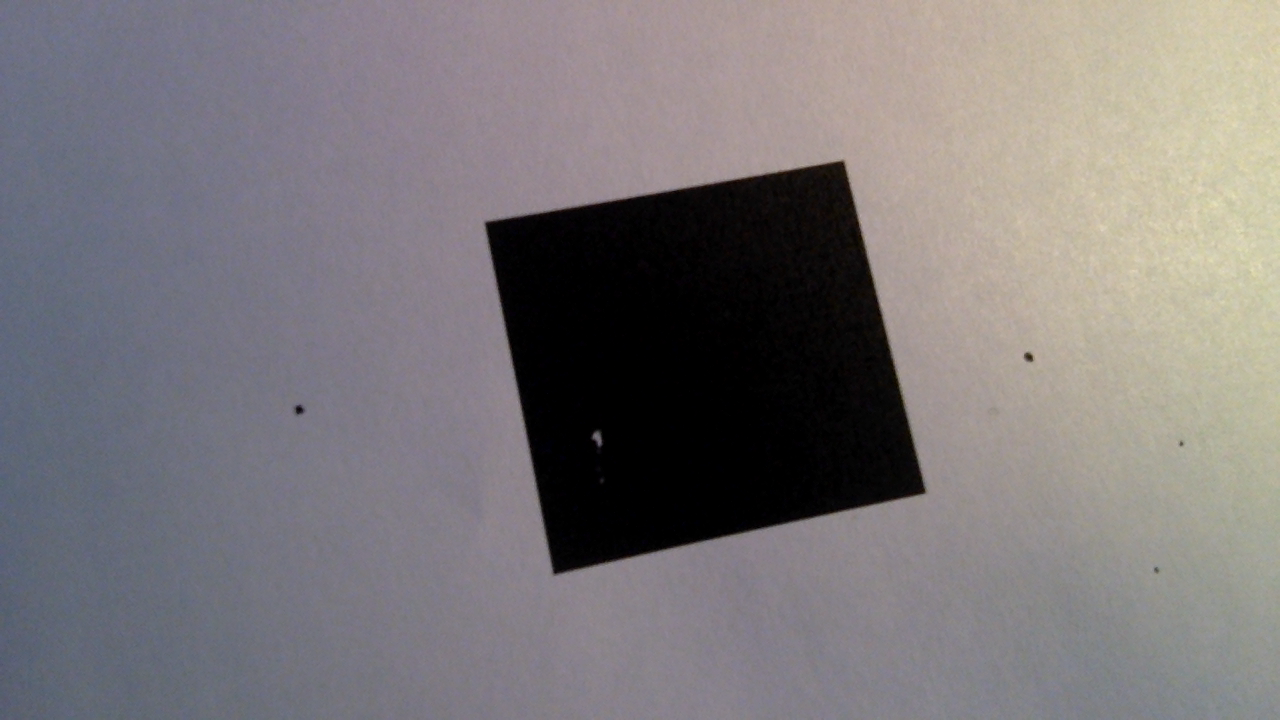
#> input picture tp2/imgs/10.png.png, 1280 x 720 px, given in place of 2.png.png, which was not available
$ python hu_generator.py   (older library calls are emulated)
#> lines starting #> are read from the running program, lines starting #| are printed output that depends on the picture; after the words box and inside, x2 and y2 are one past the last pixel; in counts of white or black regions, pixels touching at a corner belong together; pictures that were not available may be replaced by others from this repository, and a replacement may not be noted
### tp2/functions.py
import csv

import cv2 as cv


def empty(val):
    pass


# [13 lines left out: functions binary, filter_screen_contour, not called in this run]


def get_trackbar_value(trackbar_name, window_name):
    return int(cv.getTrackbarPos(trackbar_name, window_name) / 2) * 2 + 3


def denoise(frame, method, radius):
    kernel = cv.getStructuringElement(method, (radius, radius))
    opening = cv.morphologyEx(frame, cv.MORPH_OPEN, kernel)
    closing = cv.morphologyEx(opening, cv.MORPH_CLOSE, kernel)
    return closing


# [6 lines left out: function get_biggest_contour, not called in this run]


def draw_contour_train(contours_from, contours_to):
    _, contours, hierarchy = cv.findContours(contours_from, cv.RETR_TREE, cv.CHAIN_APPROX_NONE)
    if cv.contourArea(contours[1]) > 8000 and cv.contourArea(contours[0]) > 8000:
        cnt =  contours[1]
    else:
        cnt = contours[2]

    cv.drawContours(contours_to, cnt, -1, (0, 255, 0), 7)
    return cnt


# [12 lines left out: function draw_contours, not called in this run]


def return_label_number(photo_number):
    with open('./supervisión.csv') as csv_file:
        csv_reader = csv.reader(csv_file, delimiter=',')
        for row in csv_reader:
            if row[0] == photo_number:
                return row[1]


def return_label_name(label_number):
    with open('./etiquetas.csv') as csv_file:
        csv_reader = csv.reader(csv_file, delimiter=',')
        for row in csv_reader:
            if row[0] == label_number:
                return str(row[1])

### tp2/hu_generator.py
import cv2 as cv
import csv
from math import sqrt, copysign, log10

from functions import denoise,draw_contour_train, return_label_name, return_label_number
final_data = []


def generate_hu(where_to_write, min, max):
#> called with where_to_write = './descriptores.csv', min = 2, max = 46
    for i in range(min, max + 1):
        data = []
        image_path = './imgs/' + str(i) + '.png.png'
        image = cv.imread(image_path)
#> image is the input picture: shape (720, 1280, 3); mean B, G, R 121.9, 119.9, 124.4
        image_colour = cv.imread(image_path)
        gray = cv.cvtColor(image, cv.COLOR_RGB2GRAY)
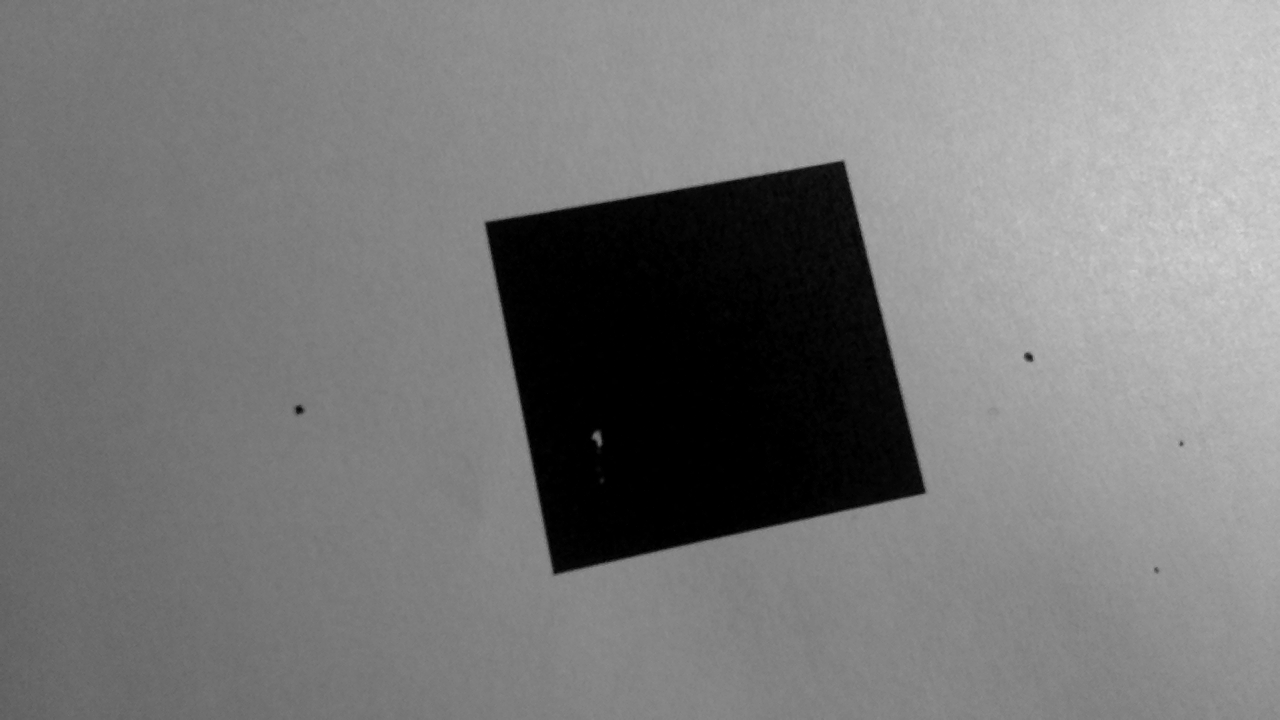
#> gray: shape (720, 1280); min 0, max 214, mean 121
        _, binary_img = cv.threshold(gray, 90, 255, cv.THRESH_BINARY)
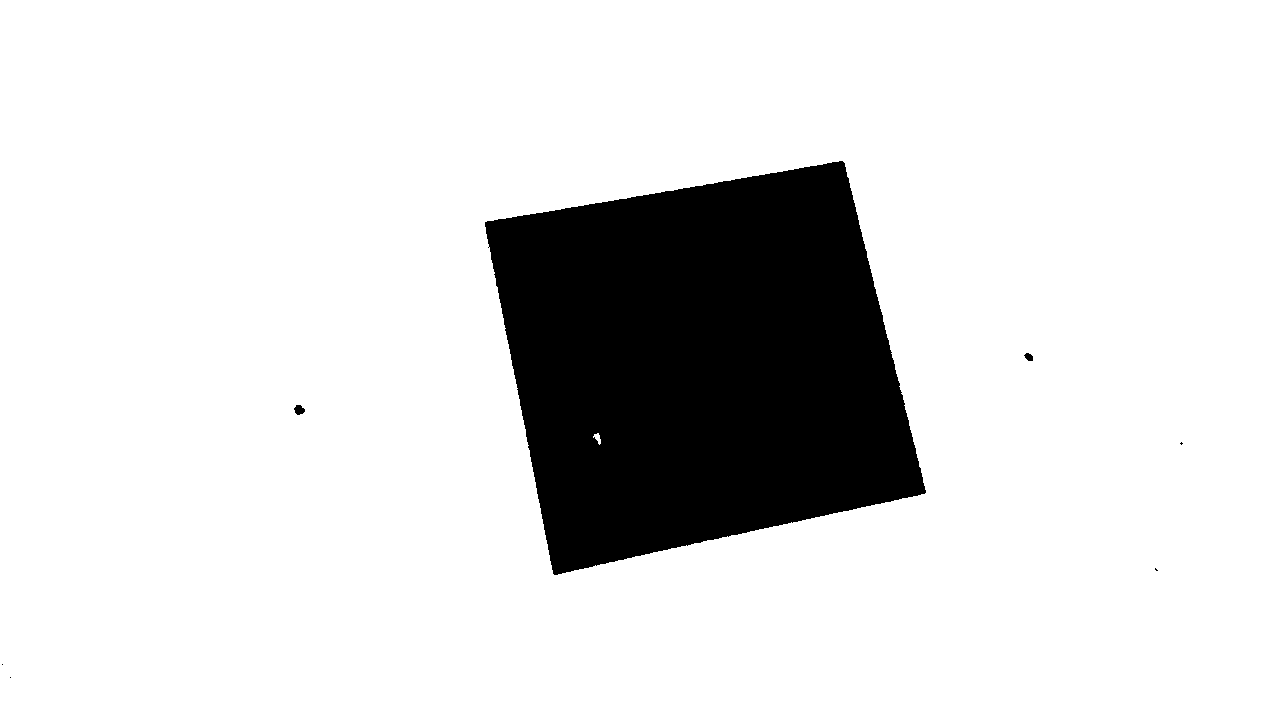
#> binary_img: shape (720, 1280); 85.8% white; 7 black regions (4 under 20 px), largest, box (x1, y1, x2, y2) and area: (485, 161, 926, 575) 130656, (294, 405, 305, 415) 78, (1024, 353, 1033, 361) 51
        denoised_img = denoise(binary_img, cv.MORPH_ELLIPSE, 20)
#> in denoise, `opening = cv.morphologyEx(frame, cv.MORPH_OPEN, kernel)`: opening: shape (720, 1280); 85.8% white; 5 black regions (2 under 20 px), largest, box (x1, y1, x2, y2) and area: (486, 162, 926, 575) 130614, (295, 406, 305, 415) 71, (1025, 354, 1034, 361) 48
#> in denoise, `closing = cv.morphologyEx(opening, cv.MORPH_CLOSE, kernel)`:
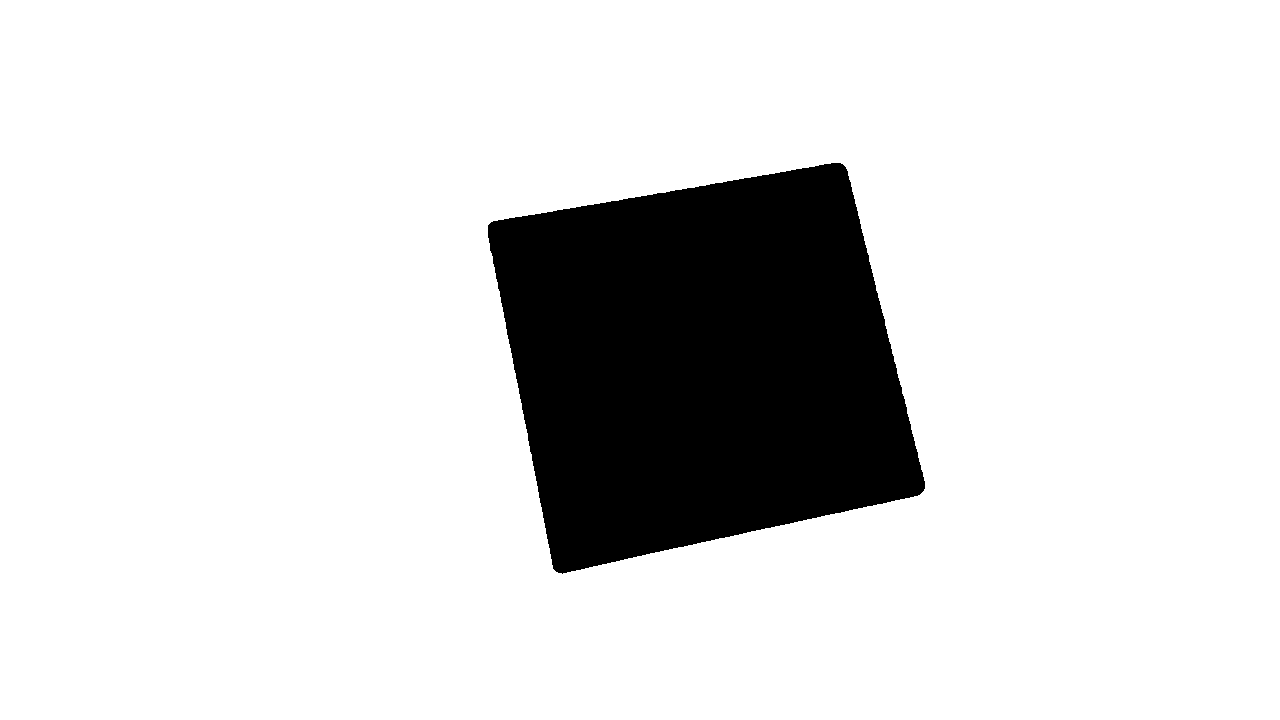
#> closing: shape (720, 1280); 85.8% white; 1 black region
        moments = cv.moments(draw_contour_train(denoised_img, image_colour))
#> in draw_contour_train, `_, contours, hierarchy = cv.findContours(contours_from, cv.RETR_TREE, ..`: contours = 2 contours; box (x1, y1, x2, y2) and area: (0, 0, 1280, 720) 919601, (487, 162, 926, 575) 131122
#> in draw_contour_train, `cnt =  contours[1]`: cnt = contour of 1397 points, box (x1, y1, x2, y2) (487, 162, 926, 575), area 131122
#> moments = moments, m00 131121.5, centre m10/m00, m01/m00 = (701.5, 364.2)
        huMoments = cv.HuMoments(moments)
#> huMoments = [0.167, 0.000126, 1.15e-05, 1.15e-07, 1.11e-13, -8.97e-10, 7.3e-14]
        data.append(str(i))
        for j in range(0, 7):
            huMoments[j] = -1 * copysign(1.0, huMoments[j]) * log10(abs(huMoments[j]))
            data.append(huMoments[j][0])
#> after the loop, data = ['2', 0.777, 3.9, 4.94, 6.94, 12.95, -9.05, 13.14]; huMoments = [0.777, 3.9, 4.94, 6.94, 12.95, -9.05, 13.14]
        final_data.append(data)
        label = return_label_name(return_label_number(str(i)))
#> (reads tp2/supervisión.csv from the repository)
#> (reads tp2/etiquetas.csv from the repository)
        cv.imshow(label, image_colour)
        cv.waitKey(0)
#> pass 2 of the loop in generate_hu, `for i in range(min, max + 1):`:
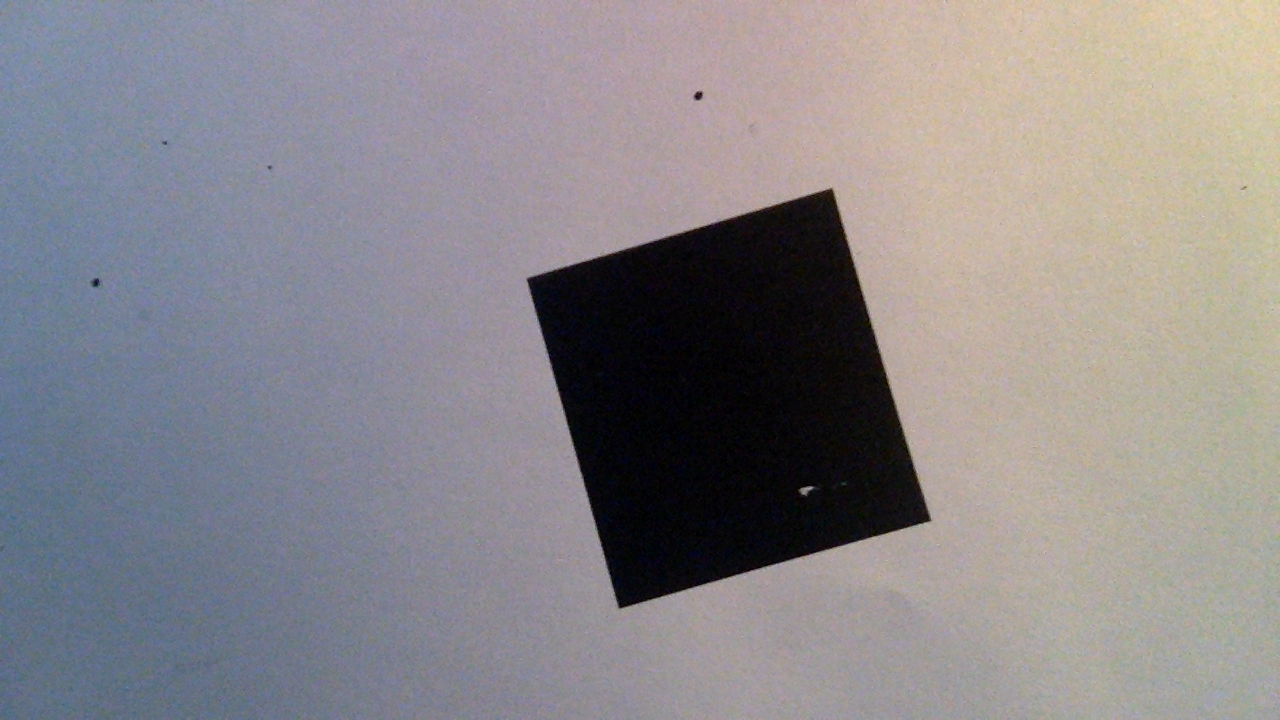
#> input picture tp2/imgs/11.png.png, 1280 x 720 px, given in place of 3.png.png, which was not available
#> in generate_hu, image is the input picture: shape (720, 1280, 3); mean B, G, R 139, 135.5, 139
#> in generate_hu, `_, binary_img = cv.threshold(gray, 90, 255, cv.THRESH_BINARY)`:
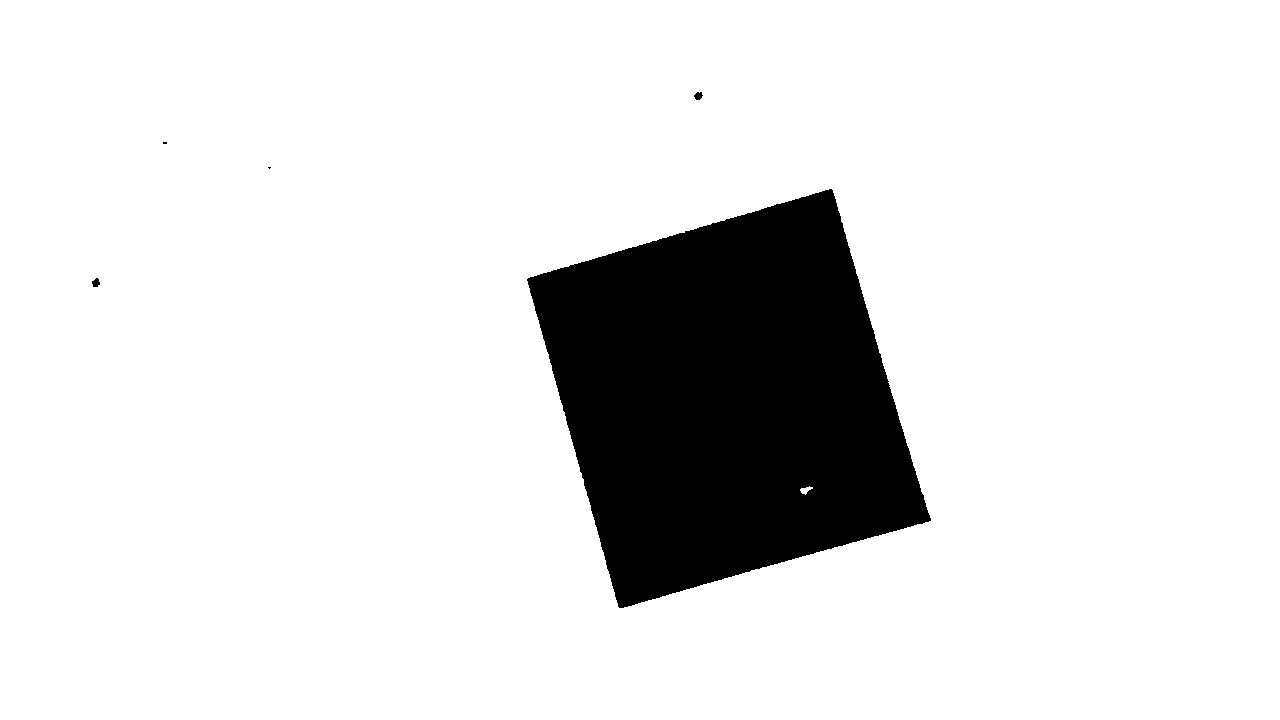
#> binary_img: shape (720, 1280); 88% white; 5 black regions (2 under 20 px), largest, box (x1, y1, x2, y2) and area: (527, 189, 931, 608) 110307, (694, 92, 703, 100) 51, (92, 278, 100, 287) 51
#> opening: shape (720, 1280); 88% white; 5 black regions (2 under 20 px), largest, box (x1, y1, x2, y2) and area: (528, 190, 931, 608) 110358, (93, 279, 100, 287) 47, (695, 93, 703, 100) 46
#> in denoise (call 2), `closing = cv.morphologyEx(opening, cv.MORPH_CLOSE, kernel)`:
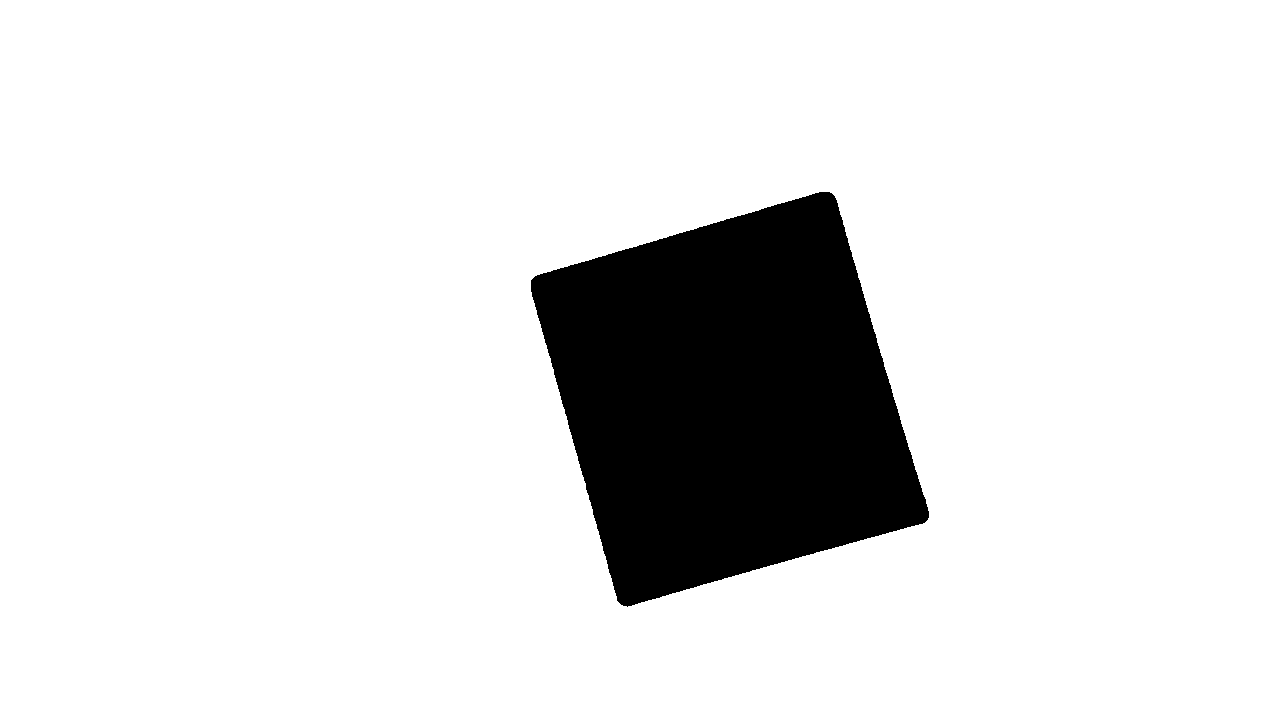
#> closing: shape (720, 1280); 88% white; 1 black region
#> contours = 2 contours; box (x1, y1, x2, y2) and area: (0, 0, 1280, 720) 919601, (530, 191, 930, 608) 110878
#> moments = moments, m00 110878, centre m10/m00, m01/m00 = (727.6, 398.8)
#> in generate_hu, `huMoments = cv.HuMoments(moments)`: huMoments = [0.167, 0.000147, 1.28e-06, 2.41e-08, 4.16e-15, 3.69e-13, -6.94e-16]
#> after the loop in generate_hu, `for j in range(0, 7):`: data = ['3', 0.777, 3.83, 5.89, 7.62, 14.38, 12.43, -15.16]; huMoments = [0.777, 3.83, 5.89, 7.62, 14.38, 12.43, -15.16]

    with open(where_to_write, 'w', encoding='UTF8', newline='') as f:
        writer = csv.writer(f)
        writer.writerows(final_data)


#> (the run stopped early here; a loop or call above may not have finished)
